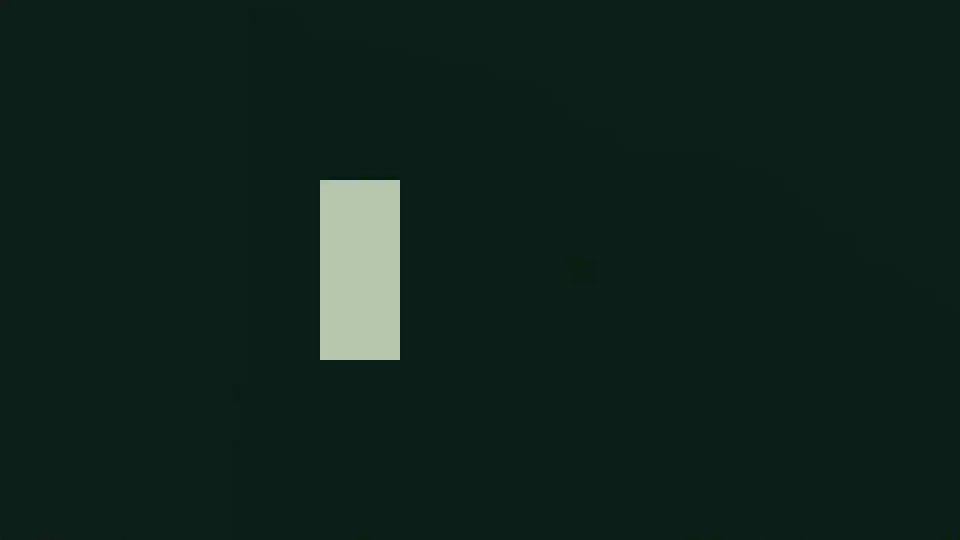
#> input picture frame 0 of Material/样例题材/处决镜头/u01.mp4, 1920 x 1080 px, given in place of boat-poling-5s.mp4, which was not available (shown at 1/2 size)
$ python make_i2v_preview.py
#> lines starting #> are read from the running program, lines starting #| are printed output that depends on the picture
"""Circle14 i2v 总览：起始帧 + 关键帧（裁掉左右黑边 122px）横排。"""
import sys
from pathlib import Path

import cv2
from PIL import Image, ImageDraw

sys.stdout.reconfigure(encoding="utf-8")
HERE = Path(__file__).resolve().parents[1]
VDIR = HERE / "i2v-boat-poling" / "video"
TAG = "boat-poling-5s"
BAR = 122
PANELS = [("start", None), ("f0", 0), ("f30", 30), ("f60", 60), ("f90", 90), ("f120", 120)]
HEIGHT = 300

cap = cv2.VideoCapture(str(VDIR / (TAG + ".mp4")))
frames = {}
for _, idx in PANELS:
    if idx is None:
        continue
    cap.set(cv2.CAP_PROP_POS_FRAMES, idx)
    ok, fr = cap.read()
    if ok:
        frames[idx] = fr[:, BAR:fr.shape[1] - BAR]
#> this loop made 6 passes
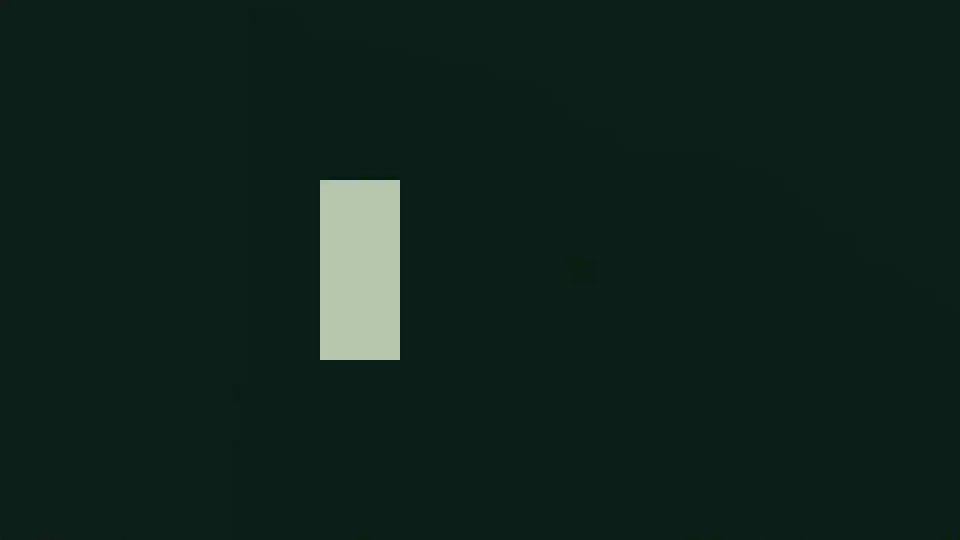
#> input picture frame 0 of Material/样例题材/处决镜头/u01.mp4, 1920 x 1080 px, given in place of boat-poling-5s.mp4, which was not available (shown at 1/2 size)
#> after the loop, frames = 3 items
cap.release()

start = cv2.imread(str(HERE / "i2v-boat-poling" / "start-frame.jpg"))
panels = []
for label, idx in PANELS:
    img = start if idx is None else frames.get(idx)
    if img is None:
        continue
    h, w = img.shape[:2]
    img = cv2.resize(img, (int(w * HEIGHT / h), HEIGHT))
    panels.append((label, img))
#> this loop made 6 passes
#> pass 2, `img = start if idx is None else frames.get(idx)`:
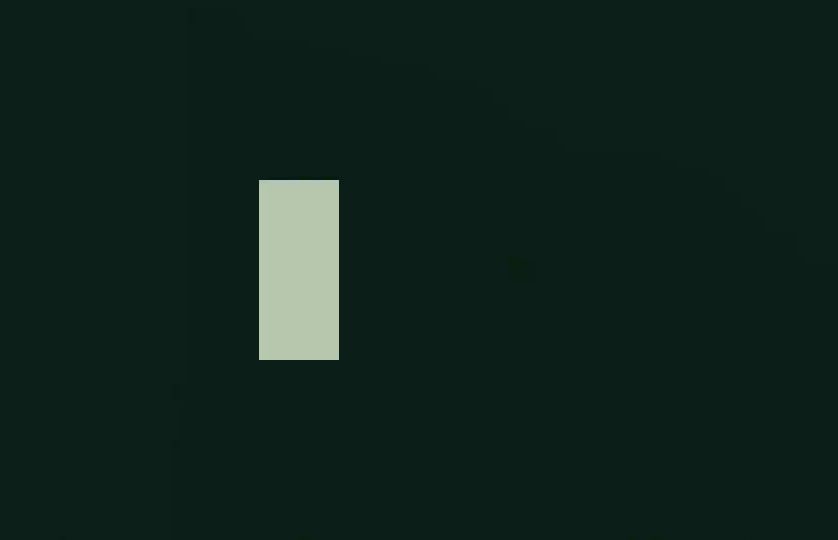
#> img: shape (1080, 1676, 3) (shown at 1/2 size); mean of channels 0, 1, 2 29.1, 35.8, 16.8; drawn as B, G, R
#> pass 2, `img = cv2.resize(img, (int(w * HEIGHT / h), HEIGHT))`:
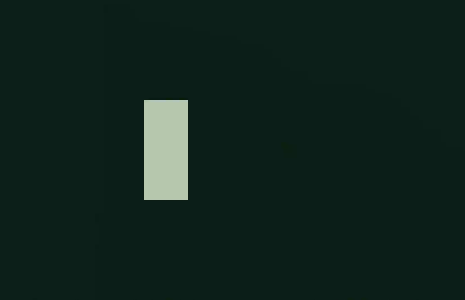
#> img: shape (300, 465, 3); mean of channels 0, 1, 2 29.1, 35.7, 16.8; drawn as B, G, R
#> after the loop, panels = 3 items

pad = 8
total_w = sum(p.shape[1] for _, p in panels) + pad * (len(panels) + 1)
#> total_w = 1427
canvas = Image.new("RGB", (total_w, HEIGHT + 30 + pad * 2), (12, 12, 12))
#> canvas: PIL image 1427x346 RGB; every value is 12
draw = ImageDraw.Draw(canvas)
x = pad
for label, p in panels:
    canvas.paste(Image.fromarray(cv2.cvtColor(p, cv2.COLOR_BGR2RGB)), (x, 28))
    draw.text((x + 4, 8), label, fill=(255, 255, 255))
    x += p.shape[1] + pad
#> this loop made 3 passes
#> (label, x) on passes 1 to 3: ('f0', 481), ('f30', 954), ('f60', 1427)
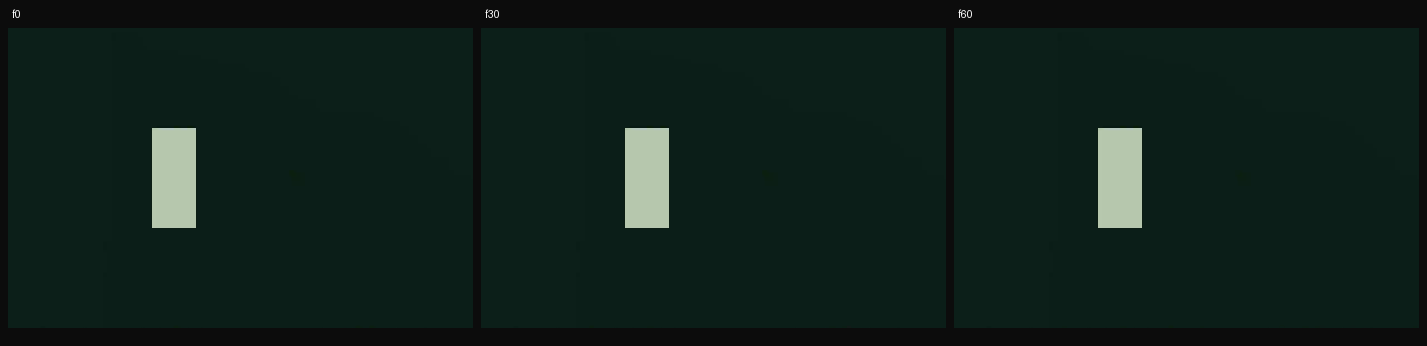
#> canvas: PIL image 1427x346 RGB; mean R, G, B 16.1, 32.2, 26.5
#> after the loop, x = 1427

out = HERE / "i2v-boat-poling" / "preview.png"
canvas.save(out)
print("OUT", out, canvas.size)
#| OUT Log/Circle14/i2v-boat-poling/preview.png (1427, 346)
